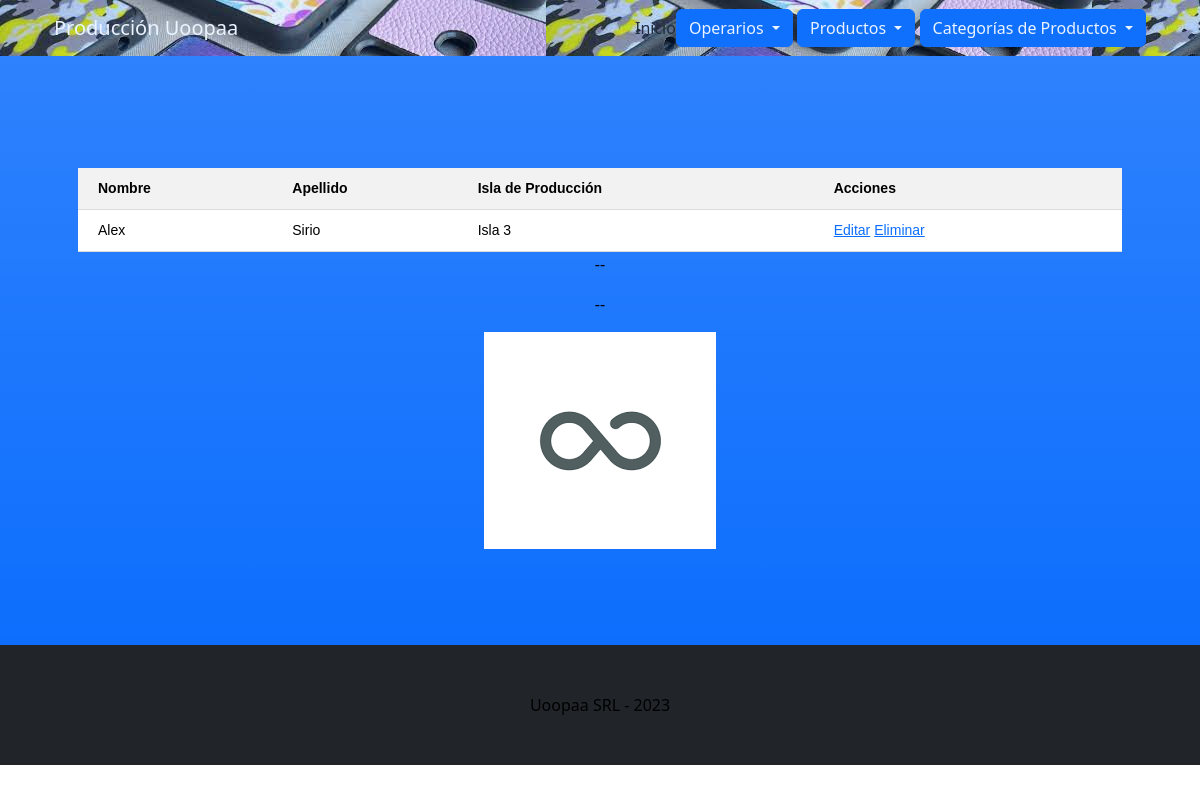
The app's page /operario/51/ with its own data.
### Operarios/models.py (models this page shows, shortened)
class Operarios(models.Model):
    nombre = models.CharField(max_length=40)
    apellido = models.CharField(max_length=20)
    isla_de_produccion = models.CharField(max_length=40)

### Operarios/views.py (the view)
# urls.py: path('operario/<int:operario_id>/', detalle_operario, name='detalle_operario'),
def detalle_operario(request, operario_id):
    operario = Operarios.objects.get(id=operario_id)  # Obtener el operario por su ID
    return render(request, "Operarios/detalle_operario.html", {"operario": operario})

### Operarios/templates/Operarios/detalle_operario.html (shortened to what this page needs)
{% extends "Operarios/base.html" %}
{% load static %}
{% block main %}
{% block section %}
<div class="container px-4 text-center">
  <table class="my-table">
</div>
<div class="mb-3">
  <tr>
    <th>Nombre</th>
    <th>Apellido</th>
    <th>Isla de Producción</th>
    <th>Acciones</th>
  </tr>
  <tr>
    <td>{{ operario.nombre }}</td>
    <td>{{ operario.apellido }}</td>
    <td>{{ operario.isla_de_produccion }}</td>
    <td>
      <a href="{% url 'editar_operario' operario.id %}" class="button my-button">Editar</a>
      <a href="{% url 'eliminar_operario' operario.id %}" class="button my-button">Eliminar</a>
    </td>
  </tr>
{% endblock section %}
{% endblock main %}

### records on screen
Operarios: nombre "Alex", apellido "Sirio", isla_de_produccion "Isla 3"
